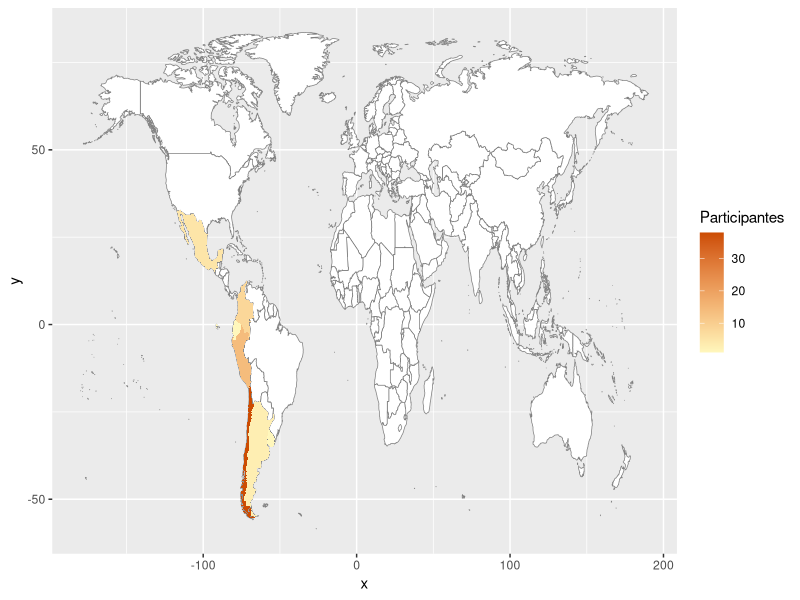

Write R code to recreate this figure.
library(maps)
library(ggplot2)

mydata <- readxl::read_excel("CROCO2022.xlsx")

#mydata$Country[mydata$Country == "United States"] <- "USA"

world_map <- map_data("world")
world_map <- subset(world_map, region != "Antarctica")

ggplot(mydata) +
  geom_map(
    dat = world_map, map = world_map, aes(map_id = region),
    fill = "white", color = "#7f7f7f", size = 0.25
  ) +
  geom_map(map = world_map, aes(map_id = Country, fill = Members), size = 0.25) +
  scale_fill_gradient(low = "#fff7bc", high = "#cc4c02", name = "Participantes") +
  expand_limits(x = world_map$long, y = world_map$lat)